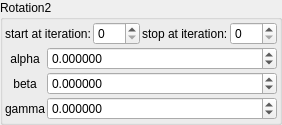
    <widget class="QGroupBox" name="groupBox_10">
     <property name="title">
      <string>Rotation2</string>
     </property>
     <layout class="QVBoxLayout" name="verticalLayout_11" stretch="0,0">
      <property name="spacing">
       <number>2</number>
      </property>
      <property name="leftMargin">
       <number>2</number>
      </property>
      <property name="topMargin">
       <number>2</number>
      </property>
      <property name="rightMargin">
       <number>2</number>
      </property>
      <property name="bottomMargin">
       <number>2</number>
      </property>
      <item>
       <layout class="QGridLayout" name="gridLayout_68">
        <property name="spacing">
         <number>2</number>
        </property>
        <item row="0" column="3">
         <widget class="MySpinBox" name="spinboxInt_transf_stop_iterations_R">
          <property name="sizePolicy">
           <sizepolicy hsizetype="Minimum" vsizetype="Maximum">
            <horstretch>0</horstretch>
            <verstretch>0</verstretch>
           </sizepolicy>
          </property>
          <property name="maximum">
           <number>999</number>
          </property>
         </widget>
        </item>
        <item row="0" column="0">
         <widget class="QLabel" name="label_252">
          <property name="text">
           <string>start at iteration:</string>
          </property>
         </widget>
        </item>
        <item row="0" column="1">
         <widget class="MySpinBox" name="spinboxInt_transf_start_iterations_R">
          <property name="sizePolicy">
           <sizepolicy hsizetype="Minimum" vsizetype="Maximum">
            <horstretch>0</horstretch>
            <verstretch>0</verstretch>
           </sizepolicy>
          </property>
          <property name="maximum">
           <number>999</number>
          </property>
         </widget>
        </item>
        <item row="0" column="2">
         <widget class="QLabel" name="label_253">
          <property name="text">
           <string>stop at iteration:</string>
          </property>
         </widget>
        </item>
       </layout>
      </item>
      <item>
       <layout class="QGridLayout" name="gridLayout_12" columnstretch="0,1">
        <property name="spacing">
         <number>2</number>
        </property>
        <item row="0" column="0">
         <widget class="QLabel" name="label_42">
          <property name="text">
           <string notr="true">alpha</string>
          </property>
          <property name="alignment">
           <set>Qt::AlignCenter</set>
          </property>
         </widget>
        </item>
        <item row="1" column="0">
         <widget class="QLabel" name="label_43">
          <property name="text">
           <string notr="true">beta</string>
          </property>
          <property name="alignment">
           <set>Qt::AlignCenter</set>
          </property>
         </widget>
        </item>
        <item row="2" column="0">
         <widget class="QLabel" name="label_45">
          <property name="text">
           <string notr="true">gamma</string>
          </property>
          <property name="alignment">
           <set>Qt::AlignCenter</set>
          </property>
         </widget>
        </item>
        <item row="0" column="1">
         <widget class="MyDoubleSpinBox" name="spinboxd3_transf_rotation2_x">
          <property name="sizePolicy">
           <sizepolicy hsizetype="Minimum" vsizetype="Maximum">
            <horstretch>0</horstretch>
            <verstretch>0</verstretch>
           </sizepolicy>
          </property>
          <property name="prefix">
           <string/>
          </property>
          <property name="suffix">
           <string/>
          </property>
          <property name="decimals">
           <number>6</number>
          </property>
          <property name="minimum">
           <double>-36000.000000000000000</double>
          </property>
          <property name="maximum">
           <double>36000.000000000000000</double>
          </property>
          <property name="singleStep">
           <double>1.000000000000000</double>
          </property>
         </widget>
        </item>
        <item row="1" column="1">
         <widget class="MyDoubleSpinBox" name="spinboxd3_transf_rotation2_y">
          <property name="sizePolicy">
           <sizepolicy hsizetype="Minimum" vsizetype="Maximum">
            <horstretch>0</horstretch>
            <verstretch>0</verstretch>
           </sizepolicy>
          </property>
          <property name="prefix">
           <string/>
          </property>
          <property name="suffix">
           <string/>
          </property>
          <property name="decimals">
           <number>6</number>
          </property>
          <property name="minimum">
           <double>-36000.000000000000000</double>
          </property>
          <property name="maximum">
           <double>36000.000000000000000</double>
          </property>
          <property name="singleStep">
           <double>1.000000000000000</double>
          </property>
         </widget>
        </item>
        <item row="2" column="1">
         <widget class="MyDoubleSpinBox" name="spinboxd3_transf_rotation2_z">
          <property name="sizePolicy">
           <sizepolicy hsizetype="Minimum" vsizetype="Maximum">
            <horstretch>0</horstretch>
            <verstretch>0</verstretch>
           </sizepolicy>
          </property>
          <property name="prefix">
           <string/>
          </property>
          <property name="suffix">
           <string/>
          </property>
          <property name="decimals">
           <number>6</number>
          </property>
          <property name="minimum">
           <double>-36000.000000000000000</double>
          </property>
          <property name="maximum">
           <double>36000.000000000000000</double>
          </property>
          <property name="singleStep">
           <double>1.000000000000000</double>
          </property>
         </widget>
        </item>
       </layout>
      </item>
     </layout>
    </widget>
